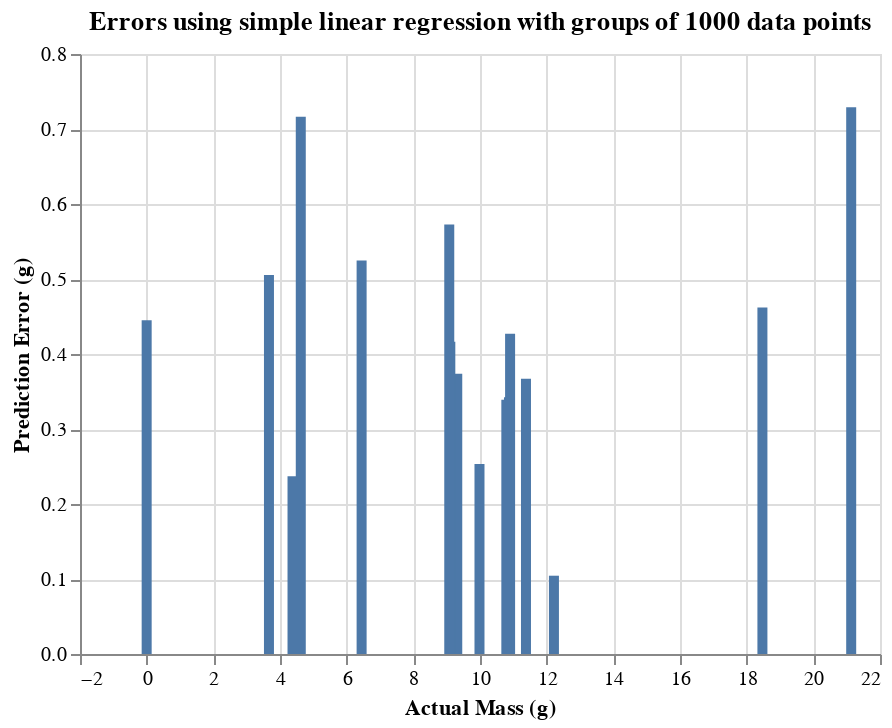

The cell this chart's notebook holds for it:
### Code cell
bar_slr = alt.Chart(res).mark_bar(size=5).encode(
     alt.X('target:Q', title ='Actual Mass (g)'),
     alt.Y('lr:Q', title = 'Prediction Error (g)')
).properties(
    title = 'Errors using simple linear regression with groups of 1000 data points'
)
save_chart(bar_slr,'../../report/assets/bar_slr.png')
bar_slr

### Figure 1 — Vega-Lite specification as saved in the notebook (floating-point values rounded to 4 significant figures)
{"config": {"view": {"continuousWidth": 400, "continuousHeight": 300}}, "data": {"name": "data-a5e6ba77fc03648e53d8b279c6b11618"}, "mark": {"type": "bar", "size": 5}, "encoding": {"x": {"field": "target", "title": "Actual Mass (g)", "type": "quantitative"}, "y": {"field": "lr", "title": "Prediction Error (g)", "type": "quantitative"}}, "title": "Errors using simple linear regression with groups of 1000 data points", "$schema": "https://vega.github.io/schema/vega-lite/v4.17.0.json", "datasets": {"data-a5e6ba77fc03648e53d8b279c6b11618": [{"lr": 0.1044, "target": 12.22}, {"lr": 0.4448, "target": 0.0}, {"lr": 0.3669, "target": 11.38}, {"lr": 0.2372, "target": 4.376}, {"lr": 0.5052, "target": 3.669}, {"lr": 0.5246, "target": 6.449}, {"lr": 0.3422, "target": 10.87}, {"lr": 0.01609, "target": 10.86}, {"lr": 0.4621, "target": 18.47}, {"lr": 0.3737, "target": 9.317}, {"lr": 0.2534, "target": 9.985}, {"lr": 0.7165, "target": 4.623}, {"lr": 0.4163, "target": 9.11}, {"lr": 0.183, "target": 10.84}, {"lr": 0.4268, "target": 10.9}, {"lr": 0.339, "target": 10.79}, {"lr": 0.7291, "target": 21.14}, {"lr": 0.5727, "target": 9.078}]}}
